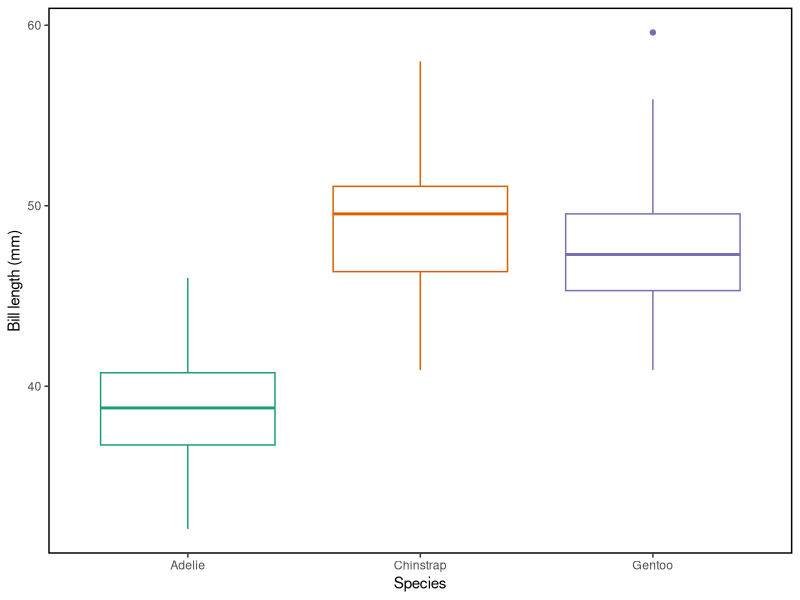
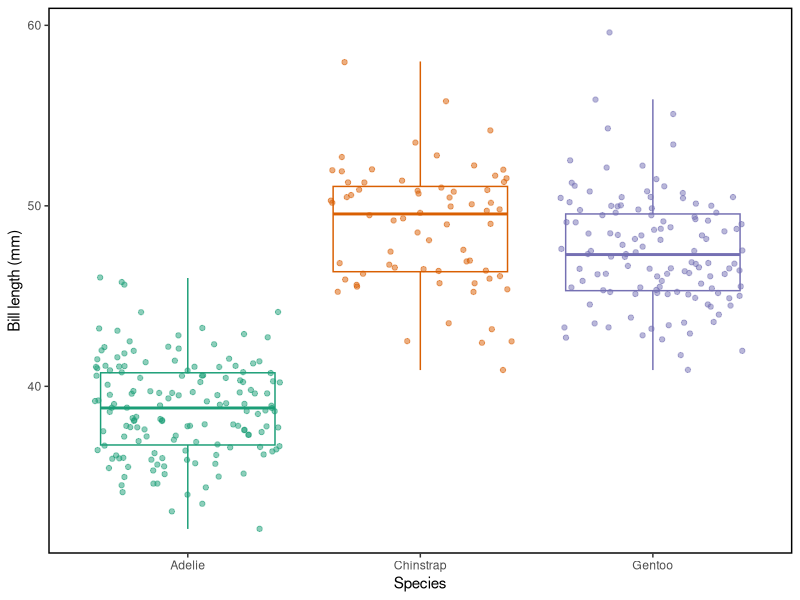

Write the R code that produced these figures, in order.


#### load libraries ####
library(ggplot2)
library(data.table)
library(palmerpenguins)

#### load penguins example data (https://allisonhorst.github.io/palmerpenguins/) ####
data(penguins) 

## convert to data.table 
setDT(penguins) 

## assign three colours 
col = c("#1b9e77", "#d95f02", "#7570b3") 

## assign theme
theme_penguin <- theme(legend.position = 'none',
                    panel.grid.minor = element_blank(),
                    panel.background = element_blank(), 
                    panel.border = element_rect(colour = "black", fill=NA, size = 1))


#### basic boxplot ####
ggplot(penguins) + 
  geom_boxplot(aes(species, 
                   bill_length_mm, 
                 color = species)) +
  ylab("Bill length (mm)") +
  xlab("Species") +
  scale_color_manual(values = col) +
  theme_penguin

#### update plot 1 ####
## add data points in background

## plot
ggplot(penguins, aes(species, 
                     bill_length_mm, 
                 color = species)) + 
  geom_boxplot(outlier.color = NA) + ## outlier.color = NA removes the outlier points that are automatically assigned with geom_boxplot
  geom_jitter(alpha = 0.5) +
  ylab("Bill length (mm)") +
  xlab("Species") +
  scale_color_manual(values = col) +
  theme_penguin

